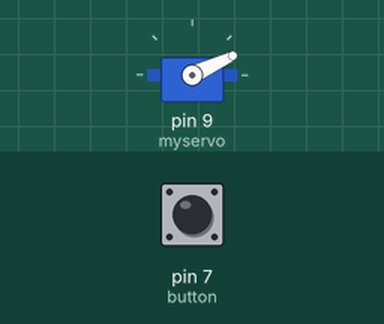
Recording of a sketch running on a simulated Arduino Uno, built with avr-gcc and run on an emulated ATmega328P. On the bench: servo. The test bench sets the inputs (shaded band); at power-on: pin 7 (button) LOW.

Above: at 1.2 s.
1.3 s: pin 7 (button) pulled HIGH for 0.15 s
At 3.4 s:
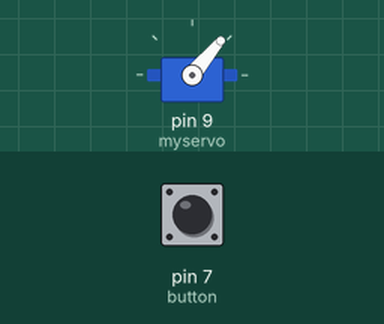
Timing chart, 0 to 8.9 s (numbered marks = the images above; inputs shaded):
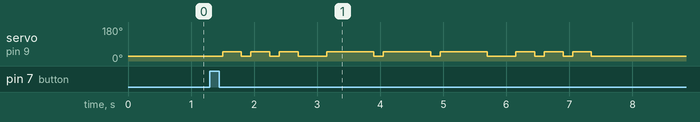

The sketch:

servo.ino
```cpp
#include <Servo.h>

Servo myservo;  // create servo object to control a servo

int val;    // variable to read the value from the analog pin
const int timeDelay = 150;
int button = 7;
int power = 8;
void setup() {
  pinMode(button, INPUT);
  pinMode(power, OUTPUT);
  digitalWrite(power, HIGH);
  myservo.attach(9);  // attaches the servo on pin 9 to the servo object
  myservo.write(25); // Start at 25
}

void loop() {
  if (digitalRead (button) ) {
  delay(200);
  // S
  dot();
  nextElement();
  dot();
  nextElement();
  dot();
  nextLetter();
  // O
  dash();
  nextElement();
  dash();
  nextElement();
  dash();
  nextLetter();
  // S
  dot();
  nextElement();
  dot();
  nextElement();
  dot();
  nextWord();
  }
}

// turn the piezo on
void on() {
  myservo.write(50);
}
// turn the off
void off() {
  myservo.write(25);
}

//implement a dot
void dot() {
  on();
  delay(timeDelay*2);
}
//implement a dash
void dash() {
  on();
  delay(timeDelay*5);
}
//delay time between dot/dash
void nextElement() {
  off();
  delay(timeDelay);
}
//delay tiem between letters
void nextLetter() {
  off();
  delay(timeDelay*3);
}
//delay between the words
void nextWord() {
  off();
  delay(timeDelay*5);
}
```

Measured:
- after the input at 1.3 s, servo on pin 9 (myservo): 25° → 50° after 0.20 s, → 25° 0.30 s later, → 50° 0.15 s later, → 25° 0.30 s later, … (18 changes in this stretch)
